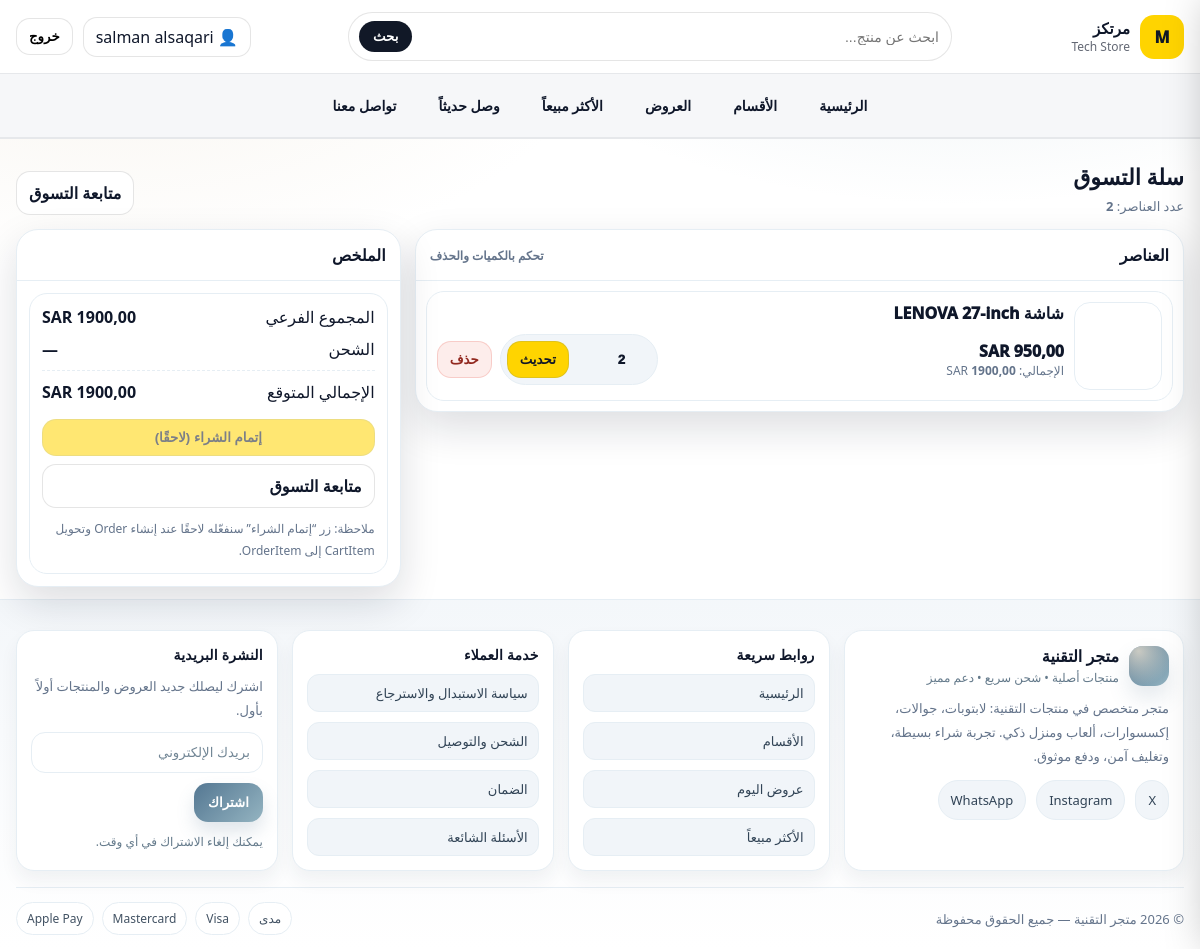
/orders/cart/ (signed in), run on the app's committed database.
### catalog/models.py (models this page shows, shortened)
class Product(models.Model):
    name = models.CharField(
        max_length=200,
        verbose_name=_("اسم المنتج"),
    )
    slug = models.SlugField(
        max_length=220,
        unique=True,
        blank=True,
        verbose_name=_("المعرّف (Slug)"),
        help_text=_("يُستخدم في الرابط، ويُنشأ تلقائيًا إذا تُرك فارغًا."),
    )
    category = models.ForeignKey(
        Category,
        on_delete=models.SET_NULL,
        null=True,
        blank=True,
        related_name="products",
        verbose_name=_("التصنيف"),
    )
    description = models.TextField(
        blank=True,
        verbose_name=_("الوصف"),
    )
    is_active = models.BooleanField(
        default=True,
        verbose_name=_("نشط"),
    )
    is_featured = models.BooleanField(
        default=False,
        verbose_name=_("مميز"),
        help_text=_("إظهار المنتج في الواجهة كمنتج مميز."),
    )
    currency = models.CharField(
        max_length=10,
        default="SAR",
        verbose_name=_("العملة"),
    )
    price = models.DecimalField(
        max_digits=12,
        decimal_places=2,
        validators=[MinValueValidator(Decimal("0.00"))],
        default=Decimal("0.00"),
        verbose_name=_("السعر"),
    )
    compare_at_price = models.DecimalField(
        max_digits=12,
        decimal_places=2,
        validators=[MinValueValidator(Decimal("0.00"))],
        null=True,
        blank=True,
        verbose_name=_("سعر قبل الخصم"),
        help_text=_("اختياري: إذا وضعته يظهر كسعر قديم للمقارنة."),
    )
    track_inventory = models.BooleanField(
        default=True,
        verbose_name=_("تتبع المخزون"),
    )
    stock_quantity = models.PositiveIntegerField(
        default=0,
        verbose_name=_("كمية المخزون"),
    )
    created_at = models.DateTimeField(
        default=timezone.now,
        editable=False,
        verbose_name=_("تاريخ الإضافة"),
    )
    updated_at = models.DateTimeField(
        auto_now=True,
        verbose_name=_("آخر تحديث"),
    )
    class Meta:
        verbose_name = _("منتج")
        verbose_name_plural = _("المنتجات")
        indexes = [
            models.Index(fields=["slug"]),
            models.Index(fields=["is_active", "is_featured"]),
            models.Index(fields=["category", "is_active"]),
        ]
        constraints = [
            models.CheckConstraint(
                condition=models.Q(compare_at_price__isnull=True)
                | models.Q(compare_at_price__gte=0),
                name="catalog_product_compare_at_non_negative",
            ),
        ]
    @property
    def primary_image_url(self) -> str:
        img = (
            self.images.filter(is_primary=True).order_by("sort_order").first()
            or self.images.order_by("sort_order").first()
        )
        return img.public_url if img else ""

### orders/views.py (the view)
# urls.py: path("cart/", views.cart_detail, name="cart_detail"),
@transaction.atomic
def cart_detail(request: HttpRequest):
    cart = _get_or_create_cart(request)
    items_qs = (
        cart.items.select_related("product", "variant", "variant__product")
        .all()
        .order_by("-updated_at", "-created_at")
    )
    rows: list[dict] = []
    subtotal = Decimal("0.00")
    currency = "SAR"
    for it in items_qs:
        unit_price, cur = _item_unit_price_and_currency(it)
        line_total = unit_price * it.quantity
        subtotal += line_total
        if cur:
            currency = cur
        rows.append(
            {
                "id": it.id,
                "title": _item_title(it),
                "image_url": _item_image_url(it),
                "quantity": it.quantity,
                "unit_price": unit_price,
                "line_total": line_total,
                "sku": (it.variant.sku if it.variant_id else ""),
                "is_variant": bool(it.variant_id),
            }
        )
    context = {
        "cart": cart,
        "items": rows,
        "subtotal": subtotal,
        "currency": currency,
        "cart_count": _cart_items_count(cart),
    }
    return render(request, "orders_templates/cart_detail.html", context)

### catalog/models.py (called while the page is built, shortened)
    @property
    def public_url(self) -> str:
        if self.image_public_id:
            cloud_name = "duv2jsooa"
            return f"https://res.cloudinary.com/{cloud_name}/image/upload/{self.image_public_id}"

### orders/views.py (called while the page is built)
def _get_or_create_cart(request: HttpRequest) -> Cart:
    if request.user.is_authenticated:
        cart, _ = Cart.objects.get_or_create(user=request.user)
        return cart
    if not request.session.session_key:
        request.session.create()
    session_key = request.session.session_key
    cart, _ = Cart.objects.get_or_create(user=None, session_key=session_key)
    return cart

def _cart_items_count(cart: Cart) -> int:
    return sum(cart.items.values_list("quantity", flat=True))

def _item_unit_price_and_currency(item: CartItem) -> tuple[Decimal, str]:
    if item.variant_id:
        return (item.variant.price or Decimal("0.00"), item.variant.currency or "SAR")
    if item.product_id:
        return (item.product.price or Decimal("0.00"), item.product.currency or "SAR")
    return (Decimal("0.00"), "SAR")

def _item_title(item: CartItem) -> str:
    if item.variant_id:
        v = item.variant
        label = v.title or v.sku or ""
        return f"{v.product.name} - {label}" if label else v.product.name
    if item.product_id:
        return item.product.name
    return "عنصر"

def _item_image_url(item: CartItem) -> str:
    if item.variant_id:
        return item.variant.product.primary_image_url
    if item.product_id:
        return item.product.primary_image_url
    return ""

### templates/orders_templates/cart_detail.html (shortened to what this page needs)
<!doctype html>
<html lang="ar" dir="rtl">
<head>
</head>
<body>
  {% include "header.html" %}
  {% url 'catalog:home' as catalog_home_url %}
  <main class="wrap">
    <div class="page-head">
      <div>
        <h1>سلة التسوق</h1>
        <p>عدد العناصر: <strong id="cartCountText">{{ cart_count }}</strong></p>
      </div>
      <a class="btn" href="{{ catalog_home_url|default:'/' }}">متابعة التسوق</a>
    </div>
    <div class="grid">
      <section class="card" aria-label="عناصر السلة">
        <div class="hd">
          <span>العناصر</span>
          <span class="muted">تحكم بالكميات والحذف</span>
        </div>
        {% if request.user.is_authenticated or request.session.session_key %}
          {% if items %}
            <div class="items" id="cartItems">
              {% for it in items %}
                <article class="item" data-item-id="{{ it.id }}">
                  <div class="thumb"
                       {% if it.image_url %}
                         style="background-image:url('{{ it.image_url }}')"
                       {% endif %}
                       aria-hidden="true"></div>
                  <div class="meta">
                    <div class="title">{{ it.title }}</div>
                    <div class="row">
                      <div>
                        <div class="price">{{ it.unit_price }} {{ currency }}</div>
                        <div class="muted">
                          الإجمالي:
                          <strong id="lineTotal-{{ it.id }}">{{ it.line_total }}</strong> {{ currency }}
                        </div>
                      </div>
                      <div style="display:flex; gap:8px; flex-wrap:wrap; align-items:center;">
                        <form class="js-update" method="post" action="{% url 'orders:cart_update' it.id %}">
                          <div class="qty">
                            <input name="quantity" type="number" min="1" max="999" value="{{ it.quantity }}" />
                            <button class="btn primary" type="submit">تحديث</button>
                          </div>
                        </form>
                        <form class="js-remove" method="post" action="{% url 'orders:cart_remove' it.id %}">
                          <button class="btn danger" type="submit">حذف</button>
                        </form>
                      </div>
                    </div>
                  </div>
                </article>
              {% endfor %}
            </div>
          {% else %}
            <div class="empty" id="emptyState">
              سلتك فارغة حالياً.<br/>
              ابدأ بإضافة منتجات من الصفحة الرئيسية.
            </div>
          {% endif %}
        {% endif %}
      </section>
      <aside class="card" aria-label="ملخص السلة">
        <div class="hd">الملخص</div>
        <div class="summary">
          <div class="sum-box">
            <div class="sum-row">
              <span>المجموع الفرعي</span>
              <strong><span id="subtotalText">{{ subtotal }}</span> {{ currency }}</strong>
            </div>
            <div class="sum-row">
              <span>الشحن</span>
              <strong>—</strong>
            </div>
            <div class="sum-row" style="border-top:1px dashed var(--border); padding-top:10px;">
              <span>الإجمالي المتوقع</span>
              <strong><span id="totalText">{{ subtotal }}</span> {{ currency }}</strong>
            </div>
            <div class="sum-actions">
              <button class="btn primary" type="button" disabled>إتمام الشراء (لاحقًا)</button>
              <a class="btn" href="{{ catalog_home_url|default:'/' }}">متابعة التسوق</a>
            </div>
            <div class="note">
              ملاحظة: زر “إتمام الشراء” سنفعّله لاحقًا عند إنشاء Order وتحويل CartItem إلى OrderItem.
            </div>
          </div>
        </div>
      </aside>
    </div>
  </main>
  {% include "footer.html" %}
</body>
</html>

### templates/header.html (shortened to what this page needs)
{% load static %}
<header class="site-header">
  <div class="wrap">
    <div class="hdr">
      <a href="{% url 'orders:home' %}" class="brand">
        <div class="logo">M</div>
        <div>
          <div class="brandName">مرتكز</div>
          <div class="brandTag">Tech Store</div>
        </div>
      </a>
      <form class="search" method="get" action="#">
        <input type="search" name="q" placeholder="ابحث عن منتج..." />
        <button type="submit">بحث</button>
      </form>
      <div class="right">
        {% if request.user.is_authenticated %}
          <div class="userChip">
            👤 {{ request.user.get_full_name|default:request.user.username }}
          </div>
          <form method="post" action="{% url 'accounts:logout' %}">
            <button class="btn" type="submit">خروج</button>
          </form>
        {% else %}
          <a href="{% url 'accounts:login' %}" class="btn">تسجيل الدخول</a>
          <a href="{% url 'accounts:signup' %}" class="btn primary">إنشاء حساب</a>
        {% endif %}
      </div>
    </div>
  </div>
  <div class="navbar">
    <div class="wrap">
      <nav class="nav-row">
        <a href="{% url 'orders:home' %}" class="nav-link">الرئيسية</a>
        <a href="#" class="nav-link">الأقسام</a>
        <a href="#" class="nav-link">العروض</a>
        <a href="#" class="nav-link">الأكثر مبيعاً</a>
        <a href="#" class="nav-link">وصل حديثاً</a>
        <a href="#" class="nav-link">تواصل معنا</a>
      </nav>
    </div>
  </div>
</header>

### templates/orders_templates/cart_detail.html (style rules this page uses)
:root { --c1:#213448; --c2:#547792; --c3:#94B4C1; --c4:#EAE0CF; --bg:#F7FAFC; --surface:#fff; --surface2:#F1F5F9; --text:#213448; --muted:#5B7284; --border:#E6EEF4; --shadow:0 14px 30px rgba(33,52,72,.10); --radius:18px; --dangerBg: rgba(231, 76, 60, .10); --dangerBd: rgba(231, 76, 60, .20); --dangerTx: rgba(140, 30, 20, .95); }
body { margin:0; background: radial-gradient(900px 500px at 80% -10%, rgba(148,180,193,.25), transparent 60%), radial-gradient(900px 500px at 10% 0%, rgba(234,224,207,.35), transparent 55%), linear-gradient(180deg, var(--bg), #FFFFFF); color:var(--text); font-family: system-ui, -apple-system, "Segoe UI", Tahoma, Arial, sans-serif; }
a { color:inherit; text-decoration:none; }
.wrap { max-width: 1200px; margin: 0 auto; padding: 0 16px; }
main { padding: 18px 0 36px; }
.page-head { display:flex; align-items:flex-end; justify-content:space-between; gap:12px; flex-wrap:wrap; margin: 10px 0 14px; }
.page-head h1 { margin:0; font-size:22px; font-weight:1000; }
.page-head p { margin:6px 0 0; color:var(--muted); font-size:13px; }
.grid { display:grid; grid-template-columns: 1.6fr .8fr; gap: 14px; align-items:start; }
.card { background:var(--surface); border:1px solid var(--border); border-radius: 22px; box-shadow: var(--shadow); overflow:hidden; }
.card .hd { padding: 14px 14px; border-bottom: 1px solid var(--border); font-weight:1000; display:flex; justify-content:space-between; align-items:center; gap:10px; }
.items { padding: 10px; display:flex; flex-direction:column; gap:10px; }
.item { border:1px solid var(--border); background: rgba(255,255,255,.92); border-radius: 18px; display:grid; grid-template-columns: 86px 1fr; gap: 12px; padding: 10px; }
.thumb { width:86px; height:86px; border-radius: 16px; border:1px solid var(--border); background: radial-gradient(circle at 30% 20%, rgba(234,224,207,.65), transparent 60%), linear-gradient(135deg, rgba(148,180,193,.55), rgba(84,119,146,.18)); background-size: cover; background-position:center; overflow:hidden; }
.meta { display:flex; flex-direction:column; gap:6px; min-width:0; }
.title { font-weight:1000; line-height:1.4; }
.row { display:flex; align-items:center; justify-content:space-between; gap: 10px; flex-wrap:wrap; margin-top: 4px; }
.price { font-weight:1000; }
.muted { color: var(--muted); font-size: 12px; }
.qty { display:flex; align-items:center; gap:8px; border:1px solid var(--border); background: var(--surface2); border-radius: 999px; padding: 6px; }
.qty input { width:70px; border:0; outline:0; background: transparent; text-align:center; font-weight:1000; color:var(--text); }
.btn { border:0; cursor:pointer; padding: 10px 12px; border-radius: 14px; font-weight: 1000; background: #fff; border:1px solid var(--border); }
.btn:disabled { opacity:.55; cursor:not-allowed; }
.btn.primary { background: linear-gradient(135deg, var(--c2), var(--c3)); color:#fff; border-color: rgba(84,119,146,.18); }
.btn.danger { background: var(--dangerBg); color: var(--dangerTx); border: 1px solid var(--dangerBd); }
.summary { padding: 12px; }
.sum-box { padding: 12px; border:1px solid var(--border); border-radius: 18px; background: rgba(255,255,255,.92); display:flex; flex-direction:column; gap:10px; }
.sum-row { display:flex; justify-content:space-between; align-items:center; gap:10px; }
.sum-row strong { font-size: 16px; }
.sum-actions { display:flex; flex-direction:column; gap:8px; margin-top:6px; }
.note { font-size: 12px; color: var(--muted); line-height: 1.8; }

### data on the page
Product: title "شاشة LENOVA 27-inch", unit_price "950,00", items "SAR", items "SAR", currency "SAR"

### other printed values
{{ request.user.get_full_name|default:request.user.username }} "salman alsaqari"
{{ cart_count }} "2"
{{ it.line_total }} "1900,00"
{{ subtotal }} "1900,00"
